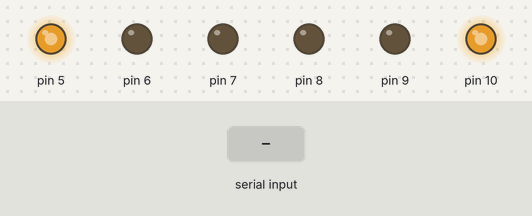
Recording of a sketch running on a simulated Arduino Uno, built with avr-gcc and run on an emulated ATmega328P. On the bench: output pins drawn as LEDs (lit = HIGH). The inputs (shaded band) are chosen by the test bench.

Above: at 1.2 s.
1.3 s: "6" received over Serial
At 1.9 s:
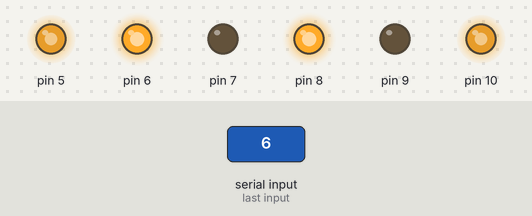
Timing chart, 0 to 4.3 s (numbered marks = the images above; inputs shaded):
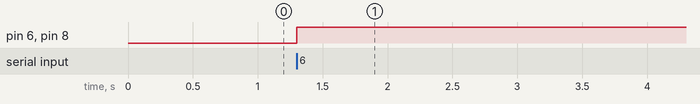

The sketch:

Test6.ino
```cpp
void setup() {
  // put your setup code here, to run once:
pinMode(5,OUTPUT);
pinMode(6,OUTPUT);
pinMode(7,OUTPUT);
pinMode(8,OUTPUT);
pinMode(9,OUTPUT);
pinMode(10,OUTPUT);

analogWrite(5,200);
analogWrite(10,200);
Serial.begin(9600);
}

void loop() {
  // put your main code here, to run repeatedly:
if(Serial.available()>0){
int x = Serial.read();

  if(x=='6'){
    digitalWrite(6,HIGH);
    digitalWrite(7,LOW);
    digitalWrite(8,HIGH);
    digitalWrite(9,LOW);

  }


 }
}
```

Measured:
- after the input at 1.3 s, pin 6, pin 8: LOW → HIGH at once
